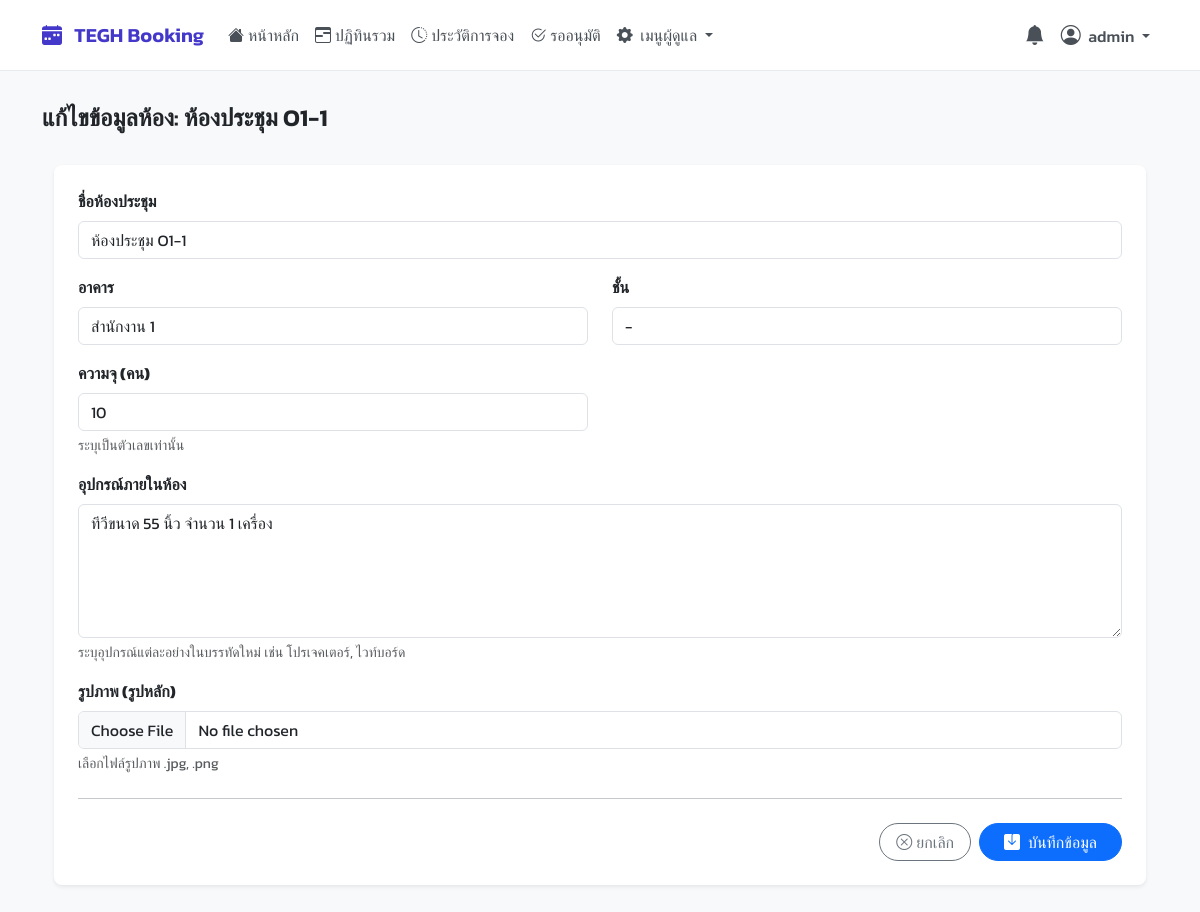
Before: /manage/rooms/edit/1/ (signed in) with the older database file.
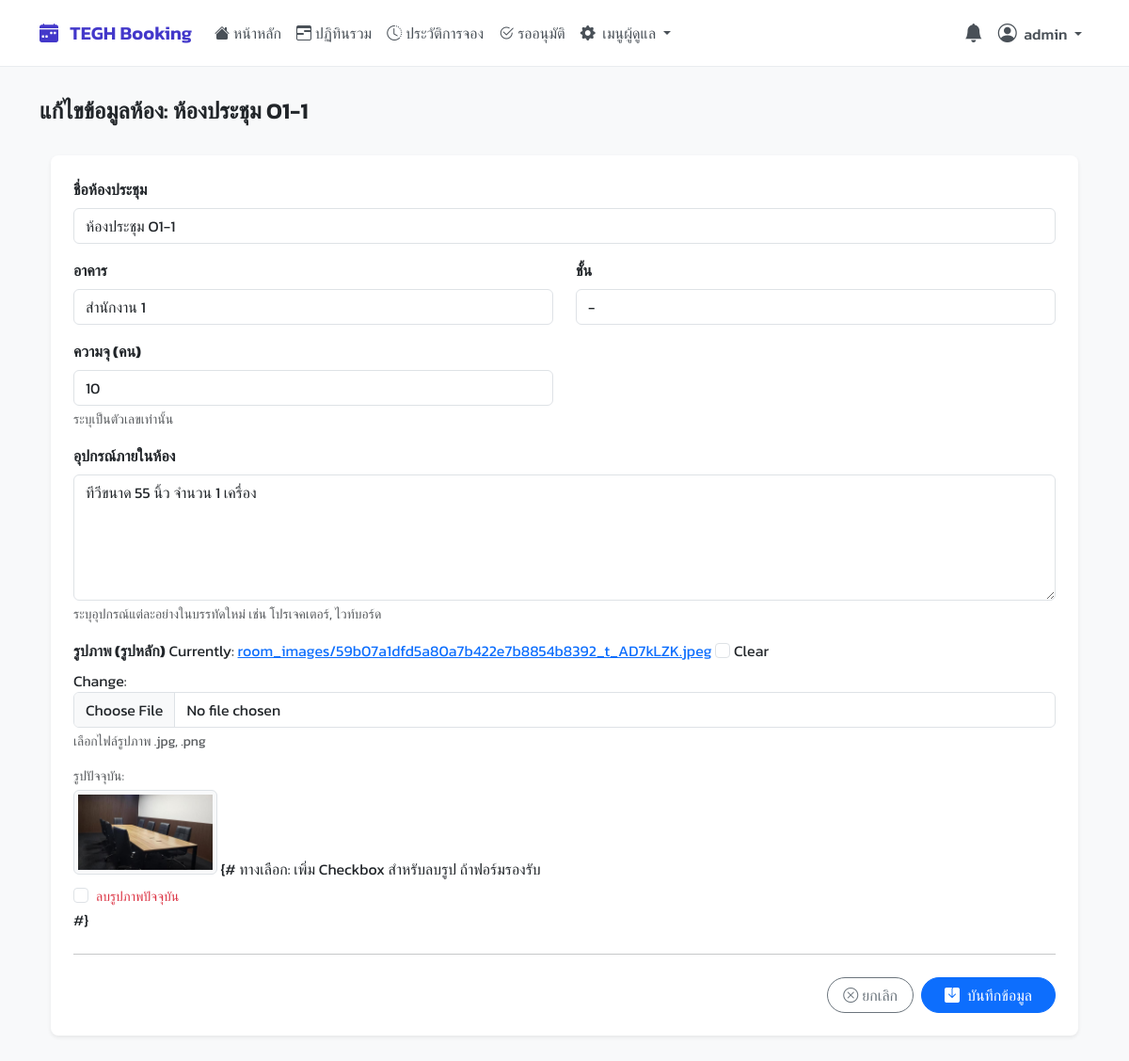
After: the same page with the newer database file.
### booking/models.py (models this page shows, shortened)
class Room(models.Model):
    name = models.CharField(max_length=100)
    building = models.CharField(max_length=100, blank=True, null=True)
    floor = models.CharField(max_length=50, blank=True, null=True)
    location = models.CharField(max_length=255, blank=True, null=True, help_text="เช่น 'ใกล้ฝ่ายบุคคล'")
    capacity = models.PositiveIntegerField(default=1)
    equipment_in_room = models.TextField(blank=True, null=True, help_text="ระบุอุปกรณ์แต่ละอย่างในบรรทัดใหม่")
    image = models.ImageField(upload_to='room_images/', blank=True, null=True, verbose_name="รูปภาพห้อง")

### booking/views.py (the view)
# urls.py: path('manage/rooms/edit/<int:room_id>/', views.edit_room_view, name='edit_room'),
@login_required
@user_passes_test(is_admin)
def edit_room_view(request, room_id):
    room = get_object_or_404(Room, pk=room_id)
    if request.method == 'POST':
        form = RoomForm(request.POST, request.FILES, instance=room)
        if form.is_valid():
            form.save()
            messages.success(request, f"แก้ไขข้อมูลห้อง '{room.name}' เรียบร้อย")
            return redirect('rooms')
        else:
            messages.error(request, f"ไม่สามารถแก้ไขห้อง '{room.name}' ได้ กรุณาตรวจสอบข้อผิดพลาด")
    else:
        form = RoomForm(instance=room)
    context = get_base_context(request)
    context.update({'form': form, 'title': f'แก้ไขข้อมูลห้อง: {room.name}'})
    return render(request, 'pages/room_form.html', context)

### booking/views.py (called while the page is built)
def is_admin(user):
    return user.is_authenticated and (user.is_superuser or user.groups.filter(name='Admin').exists())

### templates/pages/room_form.html (shortened to what the changed rows need)
{% extends 'base.html' %}
{% load static %}
{% block content %}
<div class="container-fluid">
    <div class="card shadow-sm border-0 rounded-3 mb-4">
        <div class="card-body p-4">
            <form method="post" enctype="multipart/form-data" id="roomForm">
                <div class="row mb-3">
                    <div class="col-12">
                        <label for="{{ form.name.id_for_label }}" class="form-label fw-bold {% if form.name.field.required %}required{% endif %}">
                            {{ form.name.label }}
                        </label>
                        {{ form.name }}
                    </div>
                </div>
                <div class="row mb-3">
                    {% if form.building %}
                    <div class="col-md-6">
                        <label for="{{ form.building.id_for_label }}" class="form-label fw-bold {% if form.building.field.required %}required{% endif %}">
                            {{ form.building.label }}
                        </label>
                        {{ form.building }}
                    </div>
                    {% endif %}
                    {% if form.floor %}
                    <div class="col-md-6">
                        <label for="{{ form.floor.id_for_label }}" class="form-label fw-bold {% if form.floor.field.required %}required{% endif %}">
                            {{ form.floor.label }}
                        </label>
                        {{ form.floor }}
                    </div>
                    {% endif %}
                </div>
                 <div class="row mb-3">
                    <div class="col-md-6">
                        <label for="{{ form.capacity.id_for_label }}" class="form-label fw-bold {% if form.capacity.field.required %}required{% endif %}">
                            {{ form.capacity.label }}
                        </label>
                        {{ form.capacity }}
                        {% if form.capacity.help_text %}<div class="form-text">{{ form.capacity.help_text|safe }}</div>{% endif %}
                    </div>
                </div>
                 <div class="row mb-3">
                    <div class="col-12">
                         <label for="{{ form.equipment_in_room.id_for_label }}" class="form-label fw-bold {% if form.equipment_in_room.field.required %}required{% endif %}">
                            {{ form.equipment_in_room.label }}
                        </label>
                        {{ form.equipment_in_room }}
                        {% if form.equipment_in_room.help_text %}<div class="form-text">{{ form.equipment_in_room.help_text|safe }}</div>{% endif %}
                    </div>
                 </div>
                 <div class="row mb-3 align-items-center">
                    <div class="col-12">
                        <label for="{{ form.image.id_for_label }}" class="form-label fw-bold {% if form.image.field.required %}required{% endif %}">
                            {{ form.image.label }}
                        </label>
                        {{ form.image }}
                        {% if form.image.help_text %}<div class="form-text">{{ form.image.help_text|safe }}</div>{% endif %}
                        {% if form.instance.pk and form.instance.image %}
                             <div class="mt-3">
                                <p class="mb-1 small text-muted">รูปปัจจุบัน:</p>
                                <a href="{{ form.instance.image.url }}" target="_blank" class="d-inline-block border rounded p-1 bg-light">
                                    <img src="{{ form.instance.image.url }}" alt="{{ form.instance.name }}" style="max-height: 80px; width: auto; display: block;">
                                </a>
                                {# ทางเลือก: เพิ่ม Checkbox สำหรับลบรูป ถ้าฟอร์มรองรับ
                                {% if form.image.field.widget.template_name == 'django/forms/widgets/clearable_file_input.html' %}
                                <div class="form-check mt-1">
                                    <input type="checkbox" name="{{ form.image.html_name }}_clear" id="{{ form.image.id_for_label }}_clear" class="form-check-input">
                                    <label for="{{ form.image.id_for_label }}_clear" class="form-check-label small text-danger">ลบรูปภาพปัจจุบัน</label>
                                </div>
                                {% endif %}
                                #}
                             </div>
                        {% endif %}
                    </div>
                 </div>
            </form>
        </div>
    </div>
</div>
{% endblock %}

Changed rows visible on the page:
changed Room "ห้องประชุม O1-1": instance.image: picture added
Other visible differences:
form field image: (not shown) → "☐"
form field image.html_name: (not shown) → "☐"
text now shown: "Currently: room_images/59b07a1dfd5a80a7b422e7b8854b8392_t_AD7kLZK.jpeg Clear Change: รูปปัจจุบัน: {# ทางเลือก: เพิ่ม Checkbox สำหรับลบรูป ถ้าฟอร์มรองรับ ลบรูปภาพปัจจุบัน #}"
